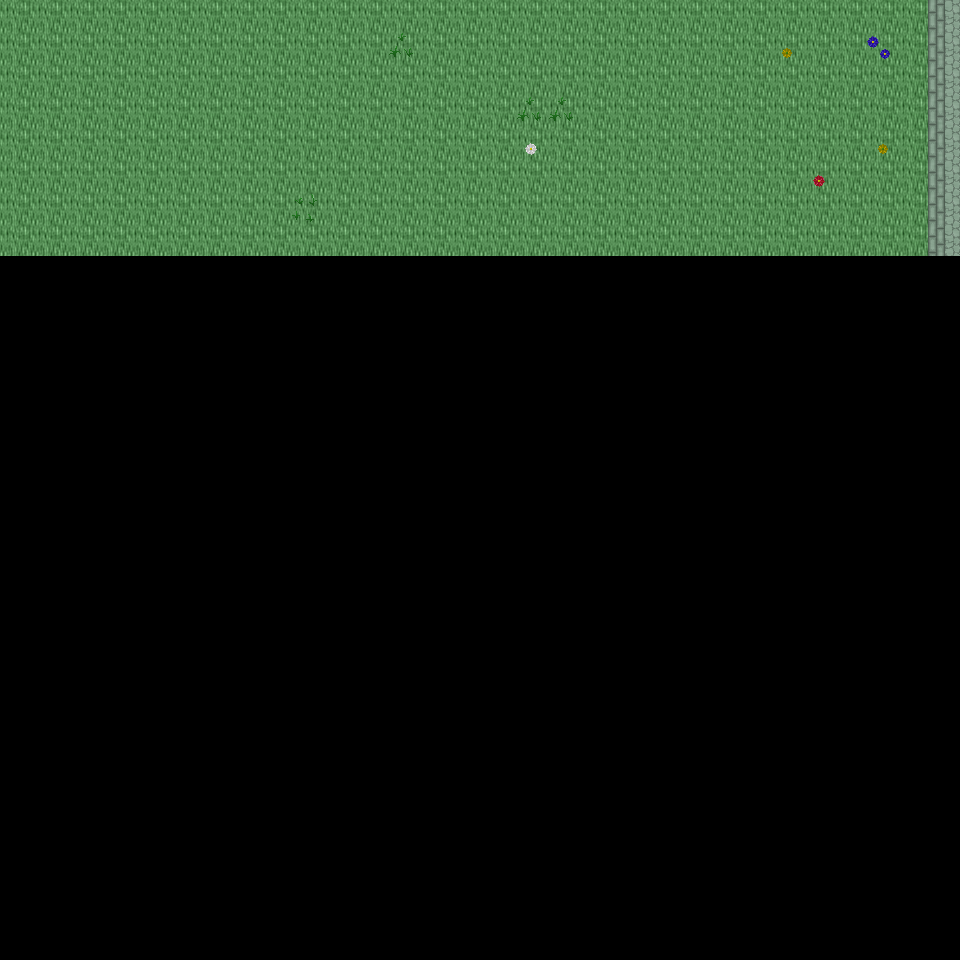

This is a level from a 2D game, rendered from its Tiled map with the project's own tilesets. A one-line summary and the map file follow, with tile-layer data summarised:
An orthogonal 30x30 tile map with 32x32 px tiles, 6 tile layers (Ground, Object, Object2, Above, ...), 26 tilesets and 3 objects (3x mapExit).

<map version="1.0" orientation="orthogonal" renderorder="right-down" width="30" height="30" tilewidth="32" tileheight="32" nextobjectid="4">
  <tileset firstgid="1" name="tileset_ground_ground" tilewidth="32" tileheight="32" tilecount="33" columns="3">
    <image source="../drawable/tileset_ground_ground.png" width="96" height="352" />
  </tileset>
  <tileset firstgid="34" name="tileset_building_castle" tilewidth="32" tileheight="32" tilecount="320" columns="20">
    <image source="../drawable/tileset_building_castle.png" width="640" height="512" />
  </tileset>
  <tileset firstgid="354" name="tileset_plant_flower_daisy_white" tilewidth="32" tileheight="32" tilecount="8" columns="2">
    <image source="../drawable/tileset_plant_flower_daisy_white.png" width="64" height="128" />
  </tileset>
  <tileset firstgid="362" name="tileset_ground_mud_patch" tilewidth="32" tileheight="32" tilecount="4" columns="4">
    <image source="../drawable/tileset_ground_mud_patch.png" width="128" height="32" />
  </tileset>
  <tileset firstgid="366" name="tileset_plant_grasses" tilewidth="32" tileheight="32" tilecount="6" columns="3">
    <image source="../drawable/tileset_plant_grasses.png" width="96" height="64" />
  </tileset>
  <tileset firstgid="372" name="tileset_ground_cobbled_paving" tilewidth="32" tileheight="32" tilecount="1" columns="1">
    <image source="../drawable/tileset_ground_cobbled_paving.png" width="32" height="32" />
  </tileset>
  <tileset firstgid="373" name="tileset_plant_bush_bushes" tilewidth="32" tileheight="32" tilecount="10" columns="5">
    <image source="../drawable/tileset_plant_bush_bushes.png" width="160" height="64" />
  </tileset>
  <tileset firstgid="383" name="tileset_ground_grass_edges" tilewidth="32" tileheight="32" tilecount="36" columns="12">
    <image source="../drawable/tileset_ground_grass_edges.png" width="384" height="96" />
  </tileset>
  <tileset firstgid="419" name="tileset_ground_grass_corners" tilewidth="32" tileheight="32" tilecount="24" columns="6">
    <image source="../drawable/tileset_ground_grass_corners.png" width="192" height="128" />
  </tileset>
  <tileset firstgid="443" name="tileset_plant_tree_tree_darkgreen" tilewidth="32" tileheight="32" tilecount="88" columns="8">
    <image source="../drawable/tileset_plant_tree_tree_darkgreen.png" width="256" height="352" />
  </tileset>
  <tileset firstgid="531" name="tileset_plant_flower_daisy_yellow" tilewidth="32" tileheight="32" tilecount="8" columns="2">
    <image source="../drawable/tileset_plant_flower_daisy_yellow.png" width="64" height="128" />
  </tileset>
  <tileset firstgid="539" name="tileset_plant_flower_daisy_red" tilewidth="32" tileheight="32" tilecount="8" columns="2">
    <image source="../drawable/tileset_plant_flower_daisy_red.png" width="64" height="128" />
  </tileset>
  <tileset firstgid="547" name="tileset_plant_flower_daisy_blue" tilewidth="32" tileheight="32" tilecount="8" columns="2">
    <image source="../drawable/tileset_plant_flower_daisy_blue.png" width="64" height="128" />
  </tileset>
  <tileset firstgid="555" name="tileset_building_fence_fence_chunky" tilewidth="32" tileheight="32" tilecount="21" columns="3">
    <image source="../drawable/tileset_building_fence_fence_chunky.png" width="96" height="224" />
  </tileset>
  <tileset firstgid="576" name="tileset_plant_bush_hedge" tilewidth="32" tileheight="32" tilecount="35" columns="5">
    <image source="../drawable/tileset_plant_bush_hedge.png" width="160" height="224" />
  </tileset>
  <tileset firstgid="611" name="tileset_plant_stump_stump_green" tilewidth="32" tileheight="32" tilecount="4" columns="2">
    <image source="../drawable/tileset_plant_stump_stump_green.png" width="64" height="64" />
  </tileset>
  <tileset firstgid="615" name="tileset_plant_stump_stump_brown" tilewidth="32" tileheight="32" tilecount="4" columns="2">
    <image source="../drawable/tileset_plant_stump_stump_brown.png" width="64" height="64" />
  </tileset>
  <tileset firstgid="619" name="tileset_logic_item_resources" tilewidth="32" tileheight="32" tilecount="6" columns="6">
    <image source="../drawable/tileset_logic_item_resources.png" width="192" height="32" />
  </tileset>
  <tileset firstgid="625" name="tileset_logic_portal" tilewidth="32" tileheight="32" tilecount="24" columns="8">
    <image source="../drawable/tileset_logic_portal.png" width="256" height="96" />
  </tileset>
  <tileset firstgid="649" name="tileset_logic_creature_mummy" tilewidth="32" tileheight="32" tilecount="2" columns="2">
    <image source="../drawable/tileset_logic_creature_mummy.png" width="64" height="32" />
  </tileset>
  <tileset firstgid="651" name="tileset_logic_creature_animal" tilewidth="32" tileheight="32" tilecount="32" columns="8">
    <image source="../drawable/tileset_logic_creature_animal.png" width="256" height="128" />
  </tileset>
  <tileset firstgid="683" name="tileset_logic_collision" tilewidth="32" tileheight="32" tilecount="1" columns="1">
    <image source="../drawable/tileset_logic_collision.png" width="32" height="32" />
  </tileset>
  <tileset firstgid="684" name="tileset_ground_grass_2" tilewidth="32" tileheight="32" tilecount="21" columns="3">
    <image source="../drawable/tileset_ground_grass_2.png" width="96" height="224" />
  </tileset>
  <tileset firstgid="705" name="tileset_logic_protection" tilewidth="32" tileheight="32" tilecount="2" columns="2">
    <image source="../drawable/tileset_logic_protection.png" width="64" height="32" />
  </tileset>
  <tileset firstgid="707" name="tileset_logic_creature_undead_skeleton" tilewidth="32" tileheight="32" tilecount="6" columns="6">
    <image source="../drawable/tileset_logic_creature_undead_skeleton.png" width="192" height="32" />
  </tileset>
  <tileset firstgid="713" name="tileset_logic_creature_troll" tilewidth="32" tileheight="32" tilecount="4" columns="4">
    <image source="../drawable/tileset_logic_creature_troll.png" width="128" height="32" />
  </tileset>
  <layer name="Ground" width="30" height="30">
    <data>[900 cells, 240 non-empty, 2 distinct tile ids]</data>
  </layer>
  <layer name="Object" width="30" height="30">
    <data>[900 cells, 9 non-empty, 6 distinct tile ids]</data>
  </layer>
  <layer name="Object2" width="30" height="30">
    <data>[900 cells, 0 non-empty, 0 distinct tile ids]</data>
  </layer>
  <layer name="Above" width="30" height="30">
    <data>[900 cells, 0 non-empty, 0 distinct tile ids]</data>
  </layer>
  <layer name="Above2" width="30" height="30">
    <data>[900 cells, 0 non-empty, 0 distinct tile ids]</data>
  </layer>
  <layer name="Walkable" width="30" height="30">
    <data>[900 cells, 0 non-empty, 0 distinct tile ids]</data>
  </layer>
  <objectgroup name="MapEvents">
    <object id="1" name="north" type="mapExit" x="0" y="0" width="960" height="32">
      <properties>
        <property name="map" value="level_0_x103_y79" />
        <property name="x" value="0" />
        <property name="y" value="28" />
      </properties>
    </object>
    <object id="2" name="west" type="mapExit" x="0" y="0" width="32" height="960">
      <properties>
        <property name="map" value="level_0_x102_y80" />
        <property name="x" value="28" />
        <property name="y" value="0" />
      </properties>
    </object>
    <object id="3" name="east" type="mapExit" x="928" y="0" width="32" height="960">
      <properties>
        <property name="map" value="level_0_x104_y80" />
        <property name="x" value="1" />
        <property name="y" value="0" />
      </properties>
    </object>
  </objectgroup>
</map>
